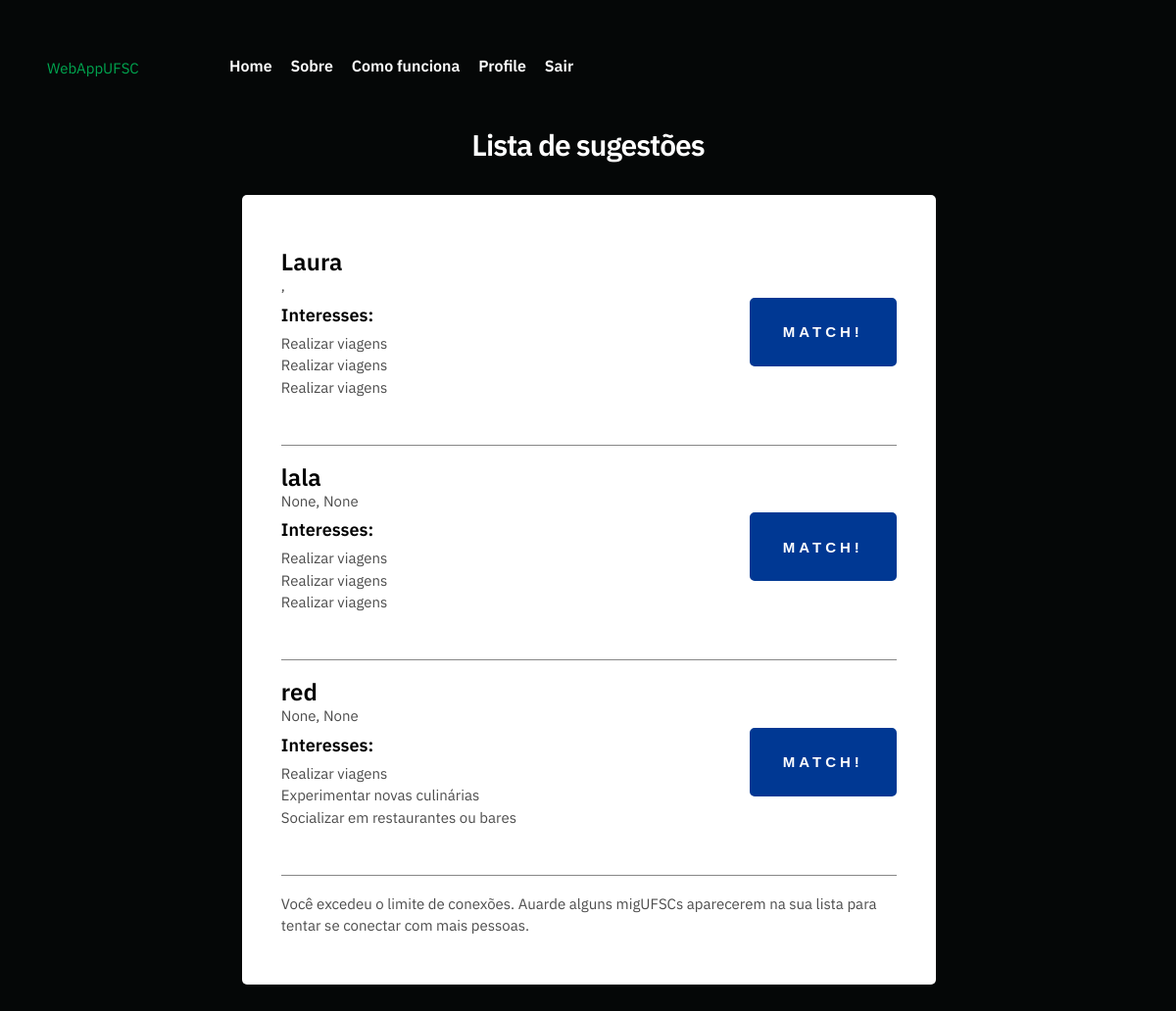
Screenshot of /match (signed in) with the database file from the repository.
### application.py (models this page shows, shortened)
class User(db.Model):
    __table__ = db.Model.metadata.tables['users']

### application.py (the view, shortened to what this page needs)
@app.route("/match", methods=["GET", "POST"])
@login_required
def match():
    if request.method == "GET":
        user_id = session['user_id']
        keywords = list()
        for i in range(1, 21):
            key = 'match{}'.format(i)
            keywords.append(key)
        pessoas_possivelmente_interessadas = Matches.query.all()
        pessoas_interessadas = list()
        for row in pessoas_possivelmente_interessadas:
            for i in range(0, 20):
                key = keywords[i]
                match_por_match = getattr(row, key)
                if match_por_match == user_id:
                    pessoa_interessada = getattr(row, 'user_id')
                    pessoas_interessadas.append(pessoa_interessada)
        profile_things = ['top_1', 'top_2', 'top_3']
        profile_items = ['top_1_item', 'top_2_item', 'top_3_item']
        items_to_query = ['top_1', 'top_2', 'top_3', 'top_1_item', 'top_2_item', 'top_3_item']
        user = User.query.filter_by(user_id=user_id).first()
        top_info_user = {x: getattr(user, x) for x in items_to_query}
        if not top_info_user:
            return apology("Você deve preencher primeiro seus interesses e depois completar seu perfil.")
        sexo = getattr(user, 'sex')
        preference = getattr(user, 'sexes')
        if preference == 0:
            query = User.query.filter_by(sex=sexo).all()
        elif preference == 1 and sexo == 1:
            query = User.query.filter(or_(User.sexes == 1, User.sex == 1))
        elif preference == 1 and sexo == 0:
            query = User.query.filter(or_(User.sexes == 1, User.sex == 0))
        elif preference == 1 and sexo == 2:
            query = User.query.filter(or_(User.sexes == 1, User.sex == 2))
        for row in query:
            print(row)
        if not query:
            return message("Siga os passos. 1)Preencha seus interesses 2) Preencha seu perfil 3)Veja as sugestões de pessoas")
        number_of_rows = -1
        for row in query:
            number_of_rows = number_of_rows + 1
        compatibility_of_users = dict()
        people_in_order = list()
        for row in query:
            row_id = getattr(row, 'user_id')
            if int(user_id) != int(row_id):
                compatibilidade = 0
                top_info_pessoa = {x: getattr(row, x) for x in items_to_query}
                for i in range(0, 3):
                    thing = profile_things[i]
                    item = profile_items[i]
                    for j in range(0, 3):
                        thing2 = profile_things[j]
                        if top_info_user[thing] == top_info_pessoa[thing2]:
                            compatibilidade = compatibilidade + 40 - (i*10) - (j*5)
                            if top_info_user[item] == top_info_pessoa[item]:
                                compatibilidade = compatibilidade + 20
                lf_dict = dict()
                query_traits = Traits.query.filter_by(user_id=user_id).first()
                for i in range(1, 25):
                    lf_key = 'lf{}'.format(i)
                    lf_dict[lf_key] = getattr(query_traits, lf_key)
                query_traits_row = Traits.query.filter_by(user_id=row_id).first()
                if query_traits_row:
                    row_dict = dict()
                    for i in range(1, 25):
                        lf_key = 'lf{}'.format(i)
                        row_dict[lf_key] = getattr(query_traits_row, lf_key)
                print("2")
                for i in range(1, 25):
                    if lf_dict['lf{}'.format(i)] == 1 and lf_dict['lf{}'.format(i)] == row_dict['lf{}'.format(i)]:
                        compatibilidade = compatibilidade + 2
                compatibility_of_users['{}'.format(row_id)] = compatibilidade
                x = ((v, k) for k, v in compatibility_of_users.items())
                x = sorted(x, reverse=True)
        info_list = ['name', 'age', 'curso', 'top_1', 'top_2', 'top_3', 'top_1_item', 'top_2_item', 'top_3_item',
                     'top_1_text', 'top_2_text', 'top_3_text', 'user_id']
        db_match = Matches.query.filter_by(user_id=user_id).first()
        db_match_list = list()
        if db_match:
            for i in range(1, 21):
                key = 'match{}'.format(i)
                mate = getattr(db_match, key)
                if mate != 0:
                    db_match_list.append(mate)
        if len(db_match_list) == 20:
            mensagem = "Você excedeu o limite de conexões. Auarde alguns migUFSCs aparecerem na sua lista para tentar se conectar com mais pessoas."
        else:
            mensagem = ""
        top_people = list()
        for i in range(len(x)):
            id_person = int(x[i][1])
            if id_person not in db_match_list:
                people_in_order.append(id_person)
        for item in pessoas_interessadas:
            print("item: {}".format(item))
            if item not in people_in_order:
                if item not in db_match_list:
                    people_in_order.append(item)
        if len(people_in_order) > 10:
            iteracoes = 10
        else:
            iteracoes = len(people_in_order)
            print("people in order: {}".format(people_in_order))
        for i in range(iteracoes):
            item = people_in_order[i]
            query_top_people = User.query.filter_by(user_id=item).first()
            person = dict()
            for field in info_list:
                person[field] = getattr(query_top_people, field)
            top_people.append(person)
        if len(top_people) == 0:
            message = "As sugestões de pessoas acabaram. Caso você ainda não tenha tentado se conectar com ninguém," \
                      " certifique-se de preencher os dados de seus interesses e suas informações de perfil. Caso já " \
                      "tenha dado match com todas as opções, você pode mudar suas preferências em interesses e perfil e" \
                      " tentar novamente."
        else:
            message = ""
        return render_template("to-match.html", top_people=top_people, message=message, mensagem=mensagem)

### application.py (called while the page is built)
@app.after_request
def after_request(response):
    response.headers["Cache-Control"] = "no-cache, no-store, must-revalidate"
    response.headers["Expires"] = 0
    response.headers["Pragma"] = "no-cache"
    return response

### helpers.py (called while the page is built)
def login_required(f):
    @wraps(f)
    def decorated_function(*args, **kwargs):
        if session.get("user_id") is None:
            return redirect("/login")
        return f(*args, **kwargs)
    return decorated_function

### templates/to-match.html (shortened to what this page needs)
{% block main %}
<!DOCTYPE html>
<html lang="en">
<head>
    <link rel="stylesheet" href="static/main5.css">
    <link rel="stylesheet" href="static/custom.css">
    <link rel="stylesheet" href="static/vendor.css">
    <link rel="stylesheet" href="static/base.css">
    <link rel="stylesheet" href="static/base_3.css">
    <link rel="stylesheet" href="static/match.css">
</head>
<body>
    <header class="s-header">
        <div class="header-logo">
            <a class="site-logo" href="/index">
                <a class="mark" href="/index" title="intro">WebAppUFSC</a>
            </a>
        </div>
        <nav class="row header-nav-wrap wide">
            <div class="header">
                <ul class="header-main-nav">
                    <li><a href="/index" title="blog" method="get">Home</a></li>
                    <li><a href="/" title="intro" method="get">Sobre</a></li>
                    <li><a href="/help" title="help" method="get">Como funciona</a></li>
                    <li><a href="/profile" title="profile" method="get">Profile</a></li>
                    <li><a href="/logout" title="logout">Sair</a></li>
                </ul>
            </div>
        </nav>
    </header>
<div class="s-about-2">
<section>
    <h1> Lista de sugestões</h1>
        <div class="align-form">
            <br>
            <div class="column">
                <div class="item-plan__block">
                  {% for item in top_people %}
                    <div class="row">
                        <form action="/match" method="POST">
                        <h3>{{ item["name"] }}</h3>
                        <p><tr>{{item["age"]}}, {{item["curso"]}}</tr></p>
                        <button method="post" class="btn--primary" style="float: right;" type="submit"
                                                              name ="person_id" id="person_id"
                                                              value="{{item["user_id"]}}">MATCH!</button>
                        <h5> Interesses:</h5>
                        <p><tr>{{item["top_1"]}}</tr></p>
                        <p><td>{{item["top_2"]}}</td></p>
                        <p><td>{{item["top_3"]}}</td></p><br>
                        </form>
                        <hr color="grey">
                  </div>
                    {% endfor %}
                    <p>{{mensagem}}</p>
            </div>
        </div>
</section>
</div>
</body>
</html>
{% endblock %}

### static/custom.css (style rules this page uses)
h1 { color:white; text-align: center; }

### static/base.css (style rules this page uses)
html { font-family: sans-serif; line-height: 1.15; -ms-text-size-adjust: 100%; -webkit-text-size-adjust: 100%; }
body { margin: 0; }
article, aside, footer, header, nav, section { display: block; }
h1 { font-size: 2em; margin: 0.67em 0; }
hr { box-sizing: content-box; height: 0; overflow: visible; }
a { background-color: transparent; -webkit-text-decoration-skip: objects; }
button, input, optgroup, select, textarea { font-family: sans-serif; font-size: 100%; line-height: 1.15; margin: 0; }
button, input { overflow: visible; }
button, select { text-transform: none; }
button, html [type="button"], [type="reset"], [type="submit"] { -webkit-appearance: button; }
html { font-size: 62.5%; box-sizing: border-box; }
*, *::before, *::after { box-sizing: inherit; }
body { font-weight: normal; line-height: 1; word-wrap: break-word; text-rendering: optimizeLegibility; -webkit-overflow-scrolling: touch; -webkit-text-size-adjust: none; }
body, input, button { -moz-osx-font-smoothing: grayscale; -webkit-font-smoothing: antialiased; }
div, dl, dt, dd, ul, ol, li, h1, h2, h3, h4, h5, h6, pre, form, p, blockquote, th, td { margin: 0; padding: 0; }
h1, h2, h3, h4, h5, h6 { -webkit-font-smoothing: auto; -webkit-font-smoothing: antialiased; -webkit-font-variant-ligatures: common-ligatures; -moz-font-variant-ligatures: common-ligatures; font-variant-ligatures: common-ligatures; text-rendering: optimizeLegibility; }
ol, ul { list-style: none; }
li { display: block; }
a { text-decoration: none; line-height: inherit; }
.row { width: 89%; max-width: 1200px; margin: 0 auto; }
.row:after { content: ""; display: table; clear: both; }

### static/base_3.css (style rules this page uses)
html { font-family: sans-serif; line-height: 1.15; -ms-text-size-adjust: 100%; -webkit-text-size-adjust: 100%; }
body { margin: 0; }
article, aside, footer, header, nav, section { display: block; }
h1 { font-size: 2em; margin: 0.67em 0; }
hr { box-sizing: content-box; height: 0; overflow: visible; }
a { background-color: transparent; -webkit-text-decoration-skip: objects; }
button, input, optgroup, select, textarea { font-family: sans-serif; font-size: 100%; line-height: 1.15; margin: 0; }
button, input { overflow: visible; }
button, select { text-transform: none; }
button, html [type="button"], [type="reset"], [type="submit"] { -webkit-appearance: button; }
html { font-size: 62.5%; box-sizing: border-box; }
*, *::before, *::after { box-sizing: inherit; }
body { font-weight: normal; line-height: 1; word-wrap: break-word; text-rendering: optimizeLegibility; -webkit-overflow-scrolling: touch; -webkit-text-size-adjust: none; }
body, input, button { -moz-osx-font-smoothing: grayscale; -webkit-font-smoothing: antialiased; }
div, dl, dt, dd, ul, ol, li, h1, h2, h3, h4, h5, h6, pre, form, p, blockquote, th, td { margin: 0; padding: 0; }
h1, h2, h3, h4, h5, h6 { -webkit-font-smoothing: auto; -webkit-font-smoothing: antialiased; -webkit-font-variant-ligatures: common-ligatures; -moz-font-variant-ligatures: common-ligatures; font-variant-ligatures: common-ligatures; text-rendering: optimizeLegibility; }
ol, ul { list-style: none; }
li { display: block; }
a { text-decoration: none; line-height: inherit; }
.row { width: 100%; max-width: 1200px; margin: 0 auto; }
.row:after { content: ""; display: table; clear: both; }
.column { padding: 5.4rem 4rem 4.8rem; }

### static/match.css (style rules this page uses)
.column { float: left; margin-left: 14%; width: 65%; padding: 10px; }
.row:after { content: ""; display: table; clear: both; }

### rows the page displays
User: name "Laura", {{ item["user_id"] }} 63 (drawn), top_1 "Realizar viagens", top_2 "Realizar viagens", top_3 "Realizar viagens"
User: name "lala", age "None", curso "None", {{ item["user_id"] }} 62 (drawn), top_1 "Realizar viagens", top_2 "Realizar viagens", top_3 "Realizar viagens"
User: name "red", age "None", curso "None", {{ item["user_id"] }} 59 (drawn), top_1 "Realizar viagens", top_2 "Experimentar novas culinárias", top_3 "Socializar em restaurantes ou bares"

### other values shown
{{ mensagem }} "Você excedeu o limite de conexões. Auarde alguns migUFSCs aparecerem na sua lista para tentar se conectar com mais pessoas."
